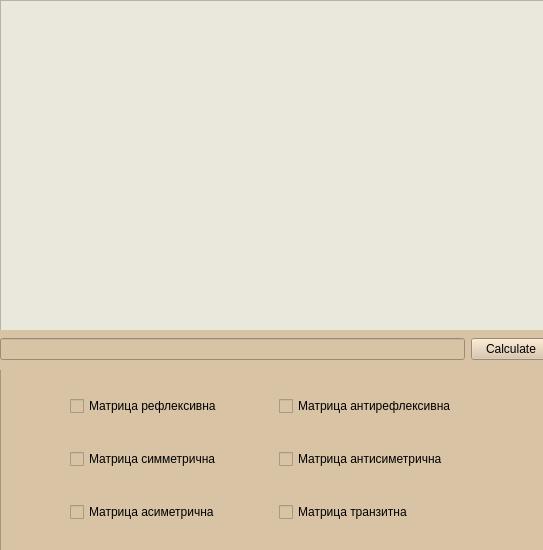
<?xml version="1.0" encoding="UTF-8"?>
<ui version="4.0">
 <class>MainWindow</class>
 <widget class="QMainWindow" name="MainWindow">
  <property name="geometry">
   <rect>
    <x>0</x>
    <y>0</y>
    <width>543</width>
    <height>550</height>
   </rect>
  </property>
  <property name="windowTitle">
   <string>Проверка свойств матрицы</string>
  </property>
  <property name="statusTip">
   <string/>
  </property>
  <property name="styleSheet">
   <string notr="true"/>
  </property>
  <widget class="QWidget" name="centralwidget">
   <widget class="QFrame" name="Active_frame">
    <property name="geometry">
     <rect>
      <x>0</x>
      <y>329</y>
      <width>550</width>
      <height>270</height>
     </rect>
    </property>
    <property name="styleSheet">
     <string notr="true">background : #D8c3a5</string>
    </property>
    <property name="frameShape">
     <enum>QFrame::StyledPanel</enum>
    </property>
    <property name="frameShadow">
     <enum>QFrame::Raised</enum>
    </property>
    <widget class="QWidget" name="horizontalLayoutWidget">
     <property name="geometry">
      <rect>
       <x>0</x>
       <y>0</y>
       <width>551</width>
       <height>41</height>
      </rect>
     </property>
     <layout class="QHBoxLayout" name="horizontalLayout">
      <item>
       <widget class="QLineEdit" name="Input_Size">
        <property name="maxLength">
         <number>2</number>
        </property>
       </widget>
      </item>
      <item>
       <widget class="QPushButton" name="Lets">
        <property name="text">
         <string>Calculate</string>
        </property>
       </widget>
      </item>
     </layout>
    </widget>
    <widget class="QWidget" name="gridLayoutWidget_2">
     <property name="geometry">
      <rect>
       <x>70</x>
       <y>40</y>
       <width>411</width>
       <height>181</height>
      </rect>
     </property>
     <layout class="QGridLayout" name="gridLayout_2">
      <item row="0" column="0">
       <widget class="QCheckBox" name="Reflexed">
        <property name="acceptDrops">
         <bool>false</bool>
        </property>
        <property name="text">
         <string>Матрица рефлексивна</string>
        </property>
        <property name="checkable">
         <bool>false</bool>
        </property>
       </widget>
      </item>
      <item row="1" column="1">
       <widget class="QCheckBox" name="AntiSymmetrical">
        <property name="text">
         <string>Матрица антисиметрична</string>
        </property>
        <property name="checkable">
         <bool>false</bool>
        </property>
       </widget>
      </item>
      <item row="0" column="1">
       <widget class="QCheckBox" name="AntiReflexed">
        <property name="text">
         <string>Матрица антирефлексивна</string>
        </property>
        <property name="checkable">
         <bool>false</bool>
        </property>
       </widget>
      </item>
      <item row="1" column="0">
       <widget class="QCheckBox" name="Symmetrical">
        <property name="text">
         <string>Матрица симметрична</string>
        </property>
        <property name="checkable">
         <bool>false</bool>
        </property>
       </widget>
      </item>
      <item row="2" column="0">
       <widget class="QCheckBox" name="Asimetrical">
        <property name="text">
         <string>Матрица асиметрична</string>
        </property>
        <property name="checkable">
         <bool>false</bool>
        </property>
       </widget>
      </item>
      <item row="2" column="1">
       <widget class="QCheckBox" name="Transitical">
        <property name="text">
         <string>Матрица транзитна</string>
        </property>
        <property name="checkable">
         <bool>false</bool>
        </property>
       </widget>
      </item>
     </layout>
    </widget>
   </widget>
   <widget class="QFrame" name="Matrix_frame">
    <property name="geometry">
     <rect>
      <x>0</x>
      <y>0</y>
      <width>550</width>
      <height>330</height>
     </rect>
    </property>
    <property name="styleSheet">
     <string notr="true">background : #EAE7DC</string>
    </property>
    <property name="frameShape">
     <enum>QFrame::StyledPanel</enum>
    </property>
    <property name="frameShadow">
     <enum>QFrame::Raised</enum>
    </property>
    <widget class="QTextEdit" name="Matrix_text">
     <property name="geometry">
      <rect>
       <x>0</x>
       <y>0</y>
       <width>551</width>
       <height>331</height>
      </rect>
     </property>
     <property name="font">
      <font>
       <pointsize>18</pointsize>
      </font>
     </property>
     <property name="verticalScrollBarPolicy">
      <enum>Qt::ScrollBarAlwaysOff</enum>
     </property>
     <property name="horizontalScrollBarPolicy">
      <enum>Qt::ScrollBarAlwaysOff</enum>
     </property>
     <property name="readOnly">
      <bool>true</bool>
     </property>
     <property name="cursorWidth">
      <number>1</number>
     </property>
     <property name="placeholderText">
      <string/>
     </property>
    </widget>
   </widget>
  </widget>
 </widget>
 <resources/>
 <connections/>
</ui>
